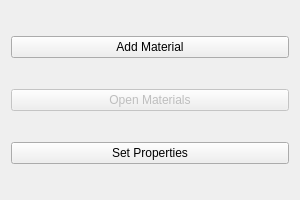
<?xml version="1.0" encoding="UTF-8"?>
<ui version="4.0">
 <class>propertiesLayoutWidget</class>
 <widget class="QWidget" name="propertiesLayoutWidget">
  <property name="geometry">
   <rect>
    <x>0</x>
    <y>0</y>
    <width>300</width>
    <height>200</height>
   </rect>
  </property>
  <property name="windowTitle">
   <string>Properties Layout</string>
  </property>
  <layout class="QVBoxLayout" name="propertiesVBoxLayout">
   <item>
    <widget class="QPushButton" name="addMaterialButton">
     <property name="text">
      <string>Add Material</string>
     </property>
    </widget>
   </item>
   <item>
    <widget class="QPushButton" name="openCrossSectionManagerButton">
     <property name="enabled">
      <bool>false</bool>
     </property>
     <property name="text">
      <string>Open Materials</string>
     </property>
     <property name="checkable">
      <bool>false</bool>
     </property>
     <property name="autoRepeat">
      <bool>false</bool>
     </property>
    </widget>
   </item>
   <item>
    <widget class="QPushButton" name="setPropertiesButton">
     <property name="text">
      <string>Set Properties</string>
     </property>
    </widget>
   </item>
  </layout>
 </widget>
 <resources/>
 <connections/>
</ui>
